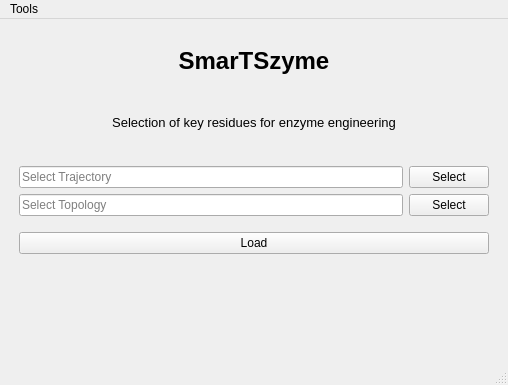
<?xml version="1.0" encoding="UTF-8"?>
<ui version="4.0">
 <class>MainWindow</class>
 <widget class="QMainWindow" name="MainWindow">
  <property name="geometry">
   <rect>
    <x>0</x>
    <y>0</y>
    <width>508</width>
    <height>385</height>
   </rect>
  </property>
  <property name="minimumSize">
   <size>
    <width>508</width>
    <height>385</height>
   </size>
  </property>
  <property name="maximumSize">
   <size>
    <width>16777215</width>
    <height>16777215</height>
   </size>
  </property>
  <property name="windowTitle">
   <string>SmarTSzyme</string>
  </property>
  <widget class="QWidget" name="centralwidget">
   <layout class="QVBoxLayout" name="verticalLayout_3">
    <item>
     <layout class="QVBoxLayout" name="verticalLayout">
      <property name="leftMargin">
       <number>10</number>
      </property>
      <property name="topMargin">
       <number>5</number>
      </property>
      <property name="rightMargin">
       <number>10</number>
      </property>
      <property name="bottomMargin">
       <number>5</number>
      </property>
      <item>
       <widget class="QLabel" name="label">
        <property name="font">
         <font>
          <pointsize>18</pointsize>
          <weight>75</weight>
          <bold>true</bold>
         </font>
        </property>
        <property name="text">
         <string>SmarTSzyme</string>
        </property>
        <property name="alignment">
         <set>Qt::AlignCenter</set>
        </property>
       </widget>
      </item>
      <item>
       <widget class="QLabel" name="label_2">
        <property name="font">
         <font>
          <pointsize>10</pointsize>
         </font>
        </property>
        <property name="text">
         <string>Selection of key residues for enzyme engineering</string>
        </property>
        <property name="alignment">
         <set>Qt::AlignCenter</set>
        </property>
       </widget>
      </item>
     </layout>
    </item>
    <item>
     <layout class="QGridLayout" name="gridLayout">
      <property name="leftMargin">
       <number>10</number>
      </property>
      <property name="topMargin">
       <number>5</number>
      </property>
      <property name="rightMargin">
       <number>10</number>
      </property>
      <property name="bottomMargin">
       <number>5</number>
      </property>
      <item row="0" column="0">
       <widget class="QLineEdit" name="edit_trajectory">
        <property name="placeholderText">
         <string>Select Trajectory</string>
        </property>
       </widget>
      </item>
      <item row="1" column="1">
       <widget class="QPushButton" name="button_topology">
        <property name="text">
         <string>Select</string>
        </property>
       </widget>
      </item>
      <item row="0" column="1">
       <widget class="QPushButton" name="button_trajectory">
        <property name="text">
         <string>Select</string>
        </property>
       </widget>
      </item>
      <item row="1" column="0">
       <widget class="QLineEdit" name="edit_topology">
        <property name="placeholderText">
         <string>Select Topology</string>
        </property>
       </widget>
      </item>
     </layout>
    </item>
    <item>
     <layout class="QVBoxLayout" name="verticalLayout_2">
      <property name="leftMargin">
       <number>10</number>
      </property>
      <property name="topMargin">
       <number>5</number>
      </property>
      <property name="rightMargin">
       <number>10</number>
      </property>
      <property name="bottomMargin">
       <number>5</number>
      </property>
      <item>
       <widget class="QPushButton" name="button_load">
        <property name="text">
         <string>Load</string>
        </property>
       </widget>
      </item>
      <item>
       <widget class="QLabel" name="label_system">
        <property name="font">
         <font>
          <pointsize>9</pointsize>
          <weight>75</weight>
          <bold>true</bold>
         </font>
        </property>
        <property name="text">
         <string/>
        </property>
        <property name="alignment">
         <set>Qt::AlignCenter</set>
        </property>
       </widget>
      </item>
     </layout>
    </item>
   </layout>
  </widget>
  <widget class="QStatusBar" name="statusbar"/>
  <widget class="QMenuBar" name="menubar">
   <property name="geometry">
    <rect>
     <x>0</x>
     <y>0</y>
     <width>508</width>
     <height>22</height>
    </rect>
   </property>
   <widget class="QMenu" name="menuMeasures">
    <property name="title">
     <string>Tools</string>
    </property>
    <addaction name="actionMeasures"/>
    <addaction name="actionSimula"/>
    <addaction name="actionReduce"/>
   </widget>
   <addaction name="menuMeasures"/>
  </widget>
  <action name="actionMeasures">
   <property name="text">
    <string>Measures</string>
   </property>
  </action>
  <action name="actionSimula">
   <property name="text">
    <string>Simula</string>
   </property>
  </action>
  <action name="actionReduce">
   <property name="text">
    <string>Reduce</string>
   </property>
  </action>
 </widget>
 <resources/>
 <connections/>
</ui>
